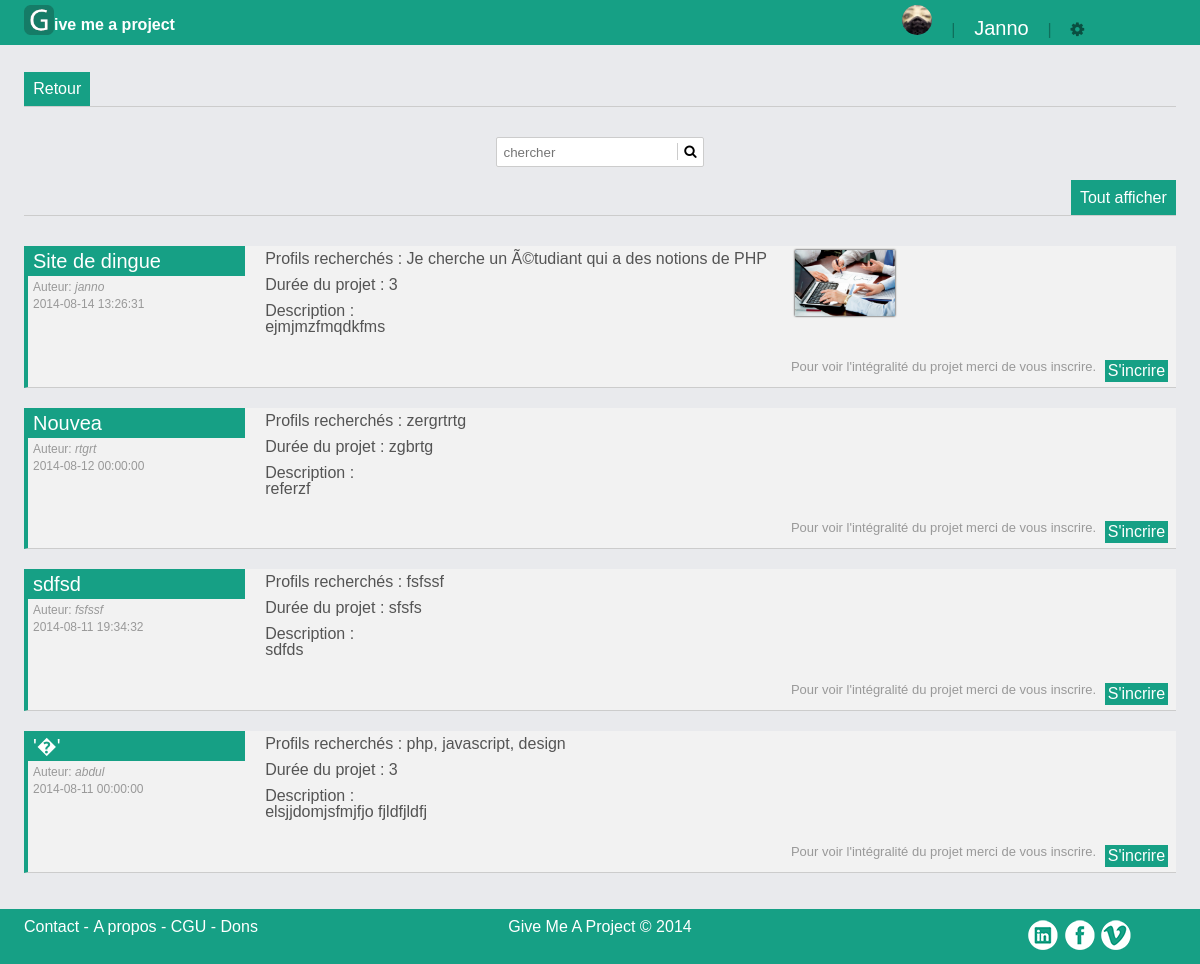
The app's page /index.php?page=liste-projets (signed in) with its own data.
### tables this page shows
CREATE TABLE `user` (
  `id` int(11) NOT NULL AUTO_INCREMENT,
  `username` varchar(32) NOT NULL,
  `password` varchar(255) NOT NULL,
  `email` varchar(255) NOT NULL,
  `type` varchar(32) NOT NULL,
  `photo` varchar(255) NOT NULL,
  `nom` varchar(32) NOT NULL,
  `prenom` varchar(32) NOT NULL,
  `presentation` varchar(1000) NOT NULL,
  `paypal` varchar(255) NOT NULL,
  `competences` varchar(1000) NOT NULL,
  PRIMARY KEY (`id`),
  UNIQUE KEY `username` (`username`),
  UNIQUE KEY `id` (`id`),
  UNIQUE KEY `email` (`email`)
);

CREATE TABLE `project` (
  `id` int(11) NOT NULL AUTO_INCREMENT,
  `selection` varchar(32) NOT NULL,
  `projetnom` varchar(255) NOT NULL,
  `projetdescription` varchar(1000) NOT NULL,
  `projetwords` varchar(255) NOT NULL,
  `profilrecherche` varchar(1000) NOT NULL,
  `projetdate` datetime NOT NULL,
  `tempstravail` varchar(11) NOT NULL,
  `username` varchar(32) NOT NULL,
  `statut` varchar(32) NOT NULL,
  `photo` varchar(255) NOT NULL,
  PRIMARY KEY (`id`),
  UNIQUE KEY `id` (`id`)
);

### apps/header.php (called while the page is built, shortened)
<?php
if(isset($_SESSION['username'])){
	$photo_user = '';
	$res = mysqli_query($db,"SELECT photo FROM user WHERE username = '".$_SESSION['username']."'");
	$photo_user = mysqli_fetch_assoc($res);
}
require_once("views/header.phtml");

### apps/skel.php (called while the page is built)
<?php
require("views/skel.phtml");

### index.php (called while the page is built, shortened)
<?php
require("apps/skel.php");
?>

### apps/liste-projets.php (called while the page is built, shortened)
<?php
require("models/projet.class.php");
function getProjetsSelection($db)
{
	$tab=array();
	$res = mysqli_query($db, "SELECT * FROM project ORDER BY projetdate DESC");
	while ($data = mysqli_fetch_object($res, 'Projet'))
		$tab[] = $data;
	return $tab;
}
if(isset($_POST['search']) && isset($_POST['searchBtn'])) {
	$listeProjetSearch=getProjetSearch($db);
}
else
$listeProjetSelection=getProjetsSelection($db);
require('views/liste-projets.phtml');
?>

### models/projet.class.php (called while the page is built, shortened)
<?php
class Projet {
	private $projetnom;
	private $projetdescription;
	private $profilrecherche;
	private $username;
	private $tempstravail;
	private $projetdate;
	private $photo;
	public function getProjetnom() {
		return $this->projetnom;
	}
	public function getProjetdescription() {
		return $this->projetdescription;
	}
	public function getProjetusername() {
		return $this->username;
	}
	public function getProfilrecherche() {
		return $this->profilrecherche;
	}
	public function getTempstravail() {
		return $this->tempstravail;
	}
	public function getProjetdate() {
		return $this->projetdate;
	}
	public function getPhoto() {
		return $this->photo;
	}
}

### views/billet-projet-logout.phtml (the view)
<div class="billet">
	<div class="topProjet">
		<p class="nomProjet"><?= $listeProjetSelection[$i]->getProjetnom()?></p>
		<p class="auteur">Auteur: <span class="nomPP"><?= $listeProjetSelection[$i]->getProjetusername()?></p>
		<p class="auteur"><?= $listeProjetSelection[$i]->getProjetdate()?></p>
	</div>
	<div class="descProjet">
		<p class="">Profils recherchés : <?= $listeProjetSelection[$i]->getProfilrecherche()?></p>
		<p class="">Durée du projet : <?= $listeProjetSelection[$i]->getTempstravail()?></p>
		<p>Description : <br> <?= $listeProjetSelection[$i]->getProjetdescription()?></p>
	</div>
	<div class="col-3">
		<div class="content-img">
		<img src="sources/images/photo_project/<?= $listeProjetSelection[$i]->getPhoto()?>" alt="">
		</div>
	<p>Pour voir l'intégralité du projet merci de vous inscrire.</p>
	<a class="back right" href="index.php?page=dev-inscription">S'incrire</a>
	</div>
</div>

### views/header.phtml
<header>
<div class="header-wrap">
<img class="logo" src="sources/images/logo_50-50.png" alt="logo"> <p>ive me a project</p>
	<?php
	if(isset($_SESSION['username'])) {
	$res=mysqli_query($db,"SELECT type FROM user WHERE username = '".$_SESSION['username']."'");
	$type=mysqli_fetch_assoc($res);
		if($type['type']=== 'dev') {
			echo "<div class='logged'>
				<img src='sources/images/photo_pp_dev/".$photo_user['photo']."' alt='' class='avatar'>
				<span class='sep'>|</span>
				<a href='index.php?page=dev-profil'><h2 class='headerUser'>".$_SESSION['username']."</h2></a>
				<span class='sep'>|</span>
				<i class='menu-btn fa fa-cog'></i>
				<div class='menu'>
					<a href='index.php?page=dev-profil'><button>dashboard&nbsp;&nbsp;<i class='menu-btn fa fa-tachometer'></i></button></a>
					<a href='index.php?page=dev-modifprofil'><button>mon profil&nbsp;&nbsp;<i class='menu-btn fa fa-wrench'></i></button></a>
					<form method='POST' action='index.php' class='disconnect'>
						<button type='submit' name='disconnect'>déconnexion&nbsp;&nbsp;<i class='menu-btn fa fa-power-off'></i></button>
					</form>
				</div>
			</div>";
		}
		else if($type['type']=== 'pp') {
			echo "<div class='logged'>
				<img src='sources/images/photo_pp_dev/".$photo_user['photo']."' alt='' class='avatar'>
				<span class='sep'>|</span>
				<a href='index.php?page=pp-profil'><h2 class='headerUser'>".$_SESSION['username']."</h2></a>
				<span class='sep'>|</span>
				<i class='menu-btn fa fa-cog'></i>
				<div class='menu'>
					<a href='index.php?page=pp-profil'><button>dashboard&nbsp;&nbsp;<i class='menu-btn fa fa-tachometer'></i></button></a>
					<a href='index.php?page=pp-modifprofil'><button>mon profil&nbsp;&nbsp;<i class='menu-btn fa fa-wrench'></i></button></a>
					<form method='POST' action='index.php' class='disconnect'>
						<button type='submit' name='disconnect'>déconnexion&nbsp;&nbsp;<i class='menu-btn fa fa-power-off'></i></button>
					</form>
				</div>
			</div>";
		}
	}
	else {
		echo "<form method='POST' action='index.php' class='loginForm'>
				<input type='email' name='logmail' placeholder='Email'>
				<input type='password' name='logpass' placeholder='Mot de passe'>
				<input type='submit' name='logsubmit' value='Connexion'>
			</form>"; }
	?>
	</div>
</header>

### views/liste-projets.phtml (shortened to what this page needs)
<a class="back" href="index.php">Retour</a>
<hr>
<div class="search">
<form action="index.php?page=liste-projets" method="POST">
	<input type="search" name="search" placeholder="chercher">
	<button type="submit" name="searchBtn"><i class="fa fa-search"></i></button>
</form>
</div>
<a class="back right" href="index.php?page=liste-projets">Tout afficher</a>
<hr>
<div class="liste-projet">
	<?php
		$i=0;
		while (isset($listeProjetSelection[$i]))
	    {
		    require ('views/billet-projet-logout.phtml');
		    $i++;
		}
	?>
</div>

### sources/css/style.css (style rules this page uses)
*,*:before,*:after { box-sizing:border-box; -moz-box-sizing:border-box; -webkit-box-sizing:border-box; }
html,body { margin: 0; padding: 0; font-family: sans-serif; background-color: #E9EAED; }
hr { border-color: #CCCCCC; border-style: solid none none; border-width: 1px 0 0; clear: both; height: 1px; margin: 30px 0; min-height: 0; }
header { width: 100%; height: 45px; padding: 5px 0; line-height: 30px; background-color: #16A085; position: relative; position: fixed; top: 0; z-index: 1; }
header a { text-decoration: none; color: #FFF; }
.header-wrap { width: 1200px; margin: 0 auto; }
.header-wrap p { display: inline; color: #fff; position: absolute; top: 10px; font-weight: bolder; }
.headerUser { display: inline; font-weight: bold; font-size: 20px; font-weight: lighter; text-transform: capitalize; color: #FFF; padding: 0 5%; }
.menu-btn { cursor: pointer; color: #000; opacity: 0.5; text-align: left; margin: 0 5%; }
.logged { float:right; display: inline-block; position:relative; width: 25%; }
.sep { opacity: 0.3; }
.avatar { height: 30px; width:30px; border-radius: 50%; margin: 0 5%; }
.liste-projet { margin-top: 2%; }
.billet { margin:20px 0; overflow: hidden; border-left: solid 4px #16A085; border-bottom: solid 1px #ccc; padding: 0 5px 5px 0; background-color: #F2F2F2; }
.topProjet { width:19%; float: left; }
.descProjet { width: 46%; float:left; padding-right: 2%; margin-left: 20px; color: #545454; }
.descProjet p { margin-top: 5px; padding-bottom: 5px; }
.col-3 { width: 33%; float: left; overflow: hidden; }
.col-3 .content-img { height: 110px; }
.col-3 img { width: 100px; display: block; margin: 1%; box-shadow: 0 0 2px #000; }
.col-3 p { font-size: small; color: #999; float: left; }
.nomProjet { background-color: #16A085; font-size: 20px; padding: 5px; color: #fff; }
.auteur { margin: 5px; font-size: 12px; color: #999; }
.nomPP { font-style: italic; }
.right { float: right!important; }
a.back { background-color: #16A085; padding: 0.8%; text-decoration: none; color:#fff; float: left; }
.search { width: 18%; margin: 0 auto; position: relative; height: 20px; margin-bottom: 2%; }
.search input[type="search"] { position: absolute; width: 100%; top: 0; padding: 3%; border-radius: 2px; border: 1px solid #cccccc; }
.search button[type="submit"] { position: absolute; right: 1px; top: 6px; background-color: #fff; border:none; cursor: pointer; border-left: 1px solid #cccccc; }
img.logo { width: 30px; }
@media screen and (max-width: 1200px) { .header-wrap { width: auto; margin: 0 2%; } }

### records on screen
user: photo (picture)
project: projetnom "Site de dingue", username "janno", projetdate "2014-08-14 13:26:31", profilrecherche "Je cherche un Ã©tudiant qui a des notions de PHP", tempstravail "3", projetdescription "ejmjmzfmqdkfms", photo (picture)
project: projetnom "Nouvea", username "rtgrt", projetdate "2014-08-12 00:00:00", profilrecherche "zergrtrtg", tempstravail "zgbrtg", projetdescription "referzf"
project: projetnom "sdfsd", username "fsfssf", projetdate "2014-08-11 19:34:32", profilrecherche "fsfssf", tempstravail "sfsfs", projetdescription "sdfds"
project: projetnom "'�'", username "abdul", projetdate "2014-08-11 00:00:00", profilrecherche "php, javascript, design", tempstravail "3", projetdescription "elsjjdomjsfmjfjo fjldfjldfj"

### other values on screen
$_SESSION['username'] "Janno"
